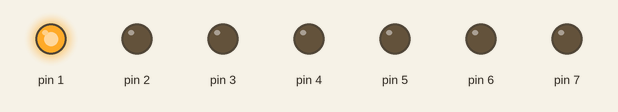
The sketch below on a simulated Arduino Uno, built with avr-gcc and run on an emulated ATmega328P. Parts: output pins drawn as LEDs (lit = HIGH).

Above: at 0.1 s.
At 5.1 s:
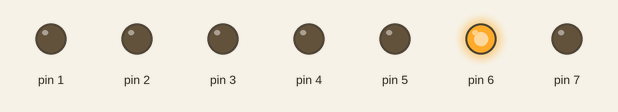
At 9.6 s:
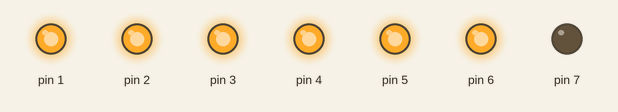
At 16.6 s:
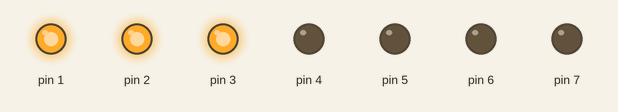
At 24.6 s:
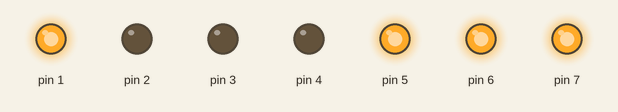
At 32.6 s:
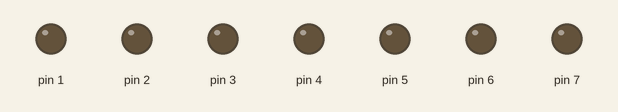
Timing chart, 0 to 40.0 s (numbered marks = the images above):
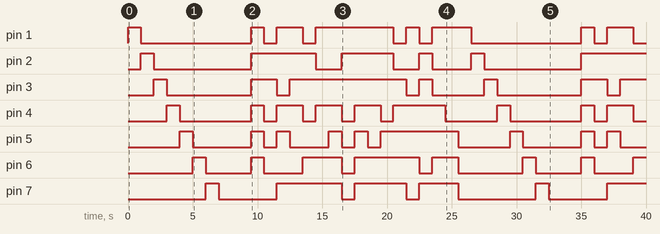

Measured:
- by itself, pin 1: LOW → HIGH at 0.00 s, → LOW 1.0 s later, → HIGH 8.5 s later, → LOW 1.0 s later, … (16 changes in this stretch)
- by itself, pin 2: LOW → HIGH at 1.0 s, → LOW 1.0 s later, → HIGH 7.5 s later, → LOW 5.0 s later, … (11 changes in this stretch)
- by itself, pin 3: LOW → HIGH at 2.0 s, → LOW 1.0 s later, → HIGH 6.5 s later, → LOW 2.0 s later, … (13 changes in this stretch)
- by itself, pin 4: LOW → HIGH at 3.0 s, → LOW 1.0 s later, → HIGH 5.5 s later, → LOW 1.0 s later, … (18 changes in this stretch)
- by itself, pin 5: LOW → HIGH at 4.0 s, → LOW 1.0 s later, → HIGH 4.5 s later, → LOW 1.0 s later, … (18 changes in this stretch)
- by itself, pin 6: LOW → HIGH at 5.0 s, → LOW 1.0 s later, → HIGH 3.5 s later, → LOW 1.0 s later, … (15 changes in this stretch)
- by itself, pin 7: LOW → HIGH at 6.0 s, → LOW 1.0 s later, → HIGH 4.5 s later, → LOW 5.0 s later, … (11 changes in this stretch)

The sketch:

7seg.ino
```cpp
#define PAUSE 1000

byte mask[] = {
    0x3F,
    0x06,
    0x5B,
    0x4F,
    0x66,
    0x6D,
    0x7D,
    0x07,
    0x7F,
    0x6F,
    0x77,
    0x7C,
    0x39,
    0x5E,
    0x79,
    0x71
};

void setup()
{
    for (int i = 1; i < 8; i++) {
        pinMode(i, OUTPUT);
    }
}

void loop()
{
    for (int i = 1; i < 8; i++) {
        digitalWrite(i, LOW);
    }
    for (int i = 0; i < 7; i++) {
        digitalWrite(i + 1, HIGH);
        delay(PAUSE);
        digitalWrite(i + 1, LOW);
    }
    delay(2500);
    for (int n = 0; n < 16; n++) {
        byte m = mask[n];
        for (int i = 0; i < 7; i++) {
            digitalWrite(i + 1, bitRead(m, i));
        }
        delay(PAUSE);
    }
}
```
